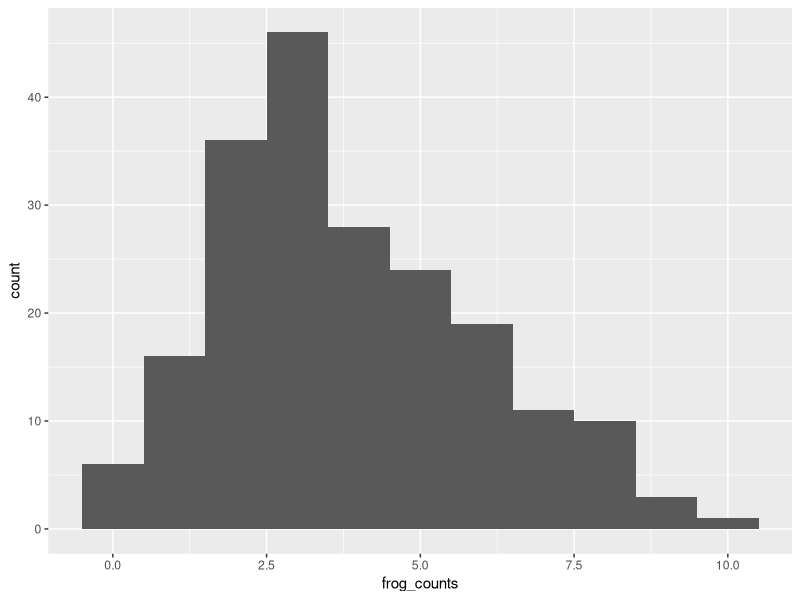
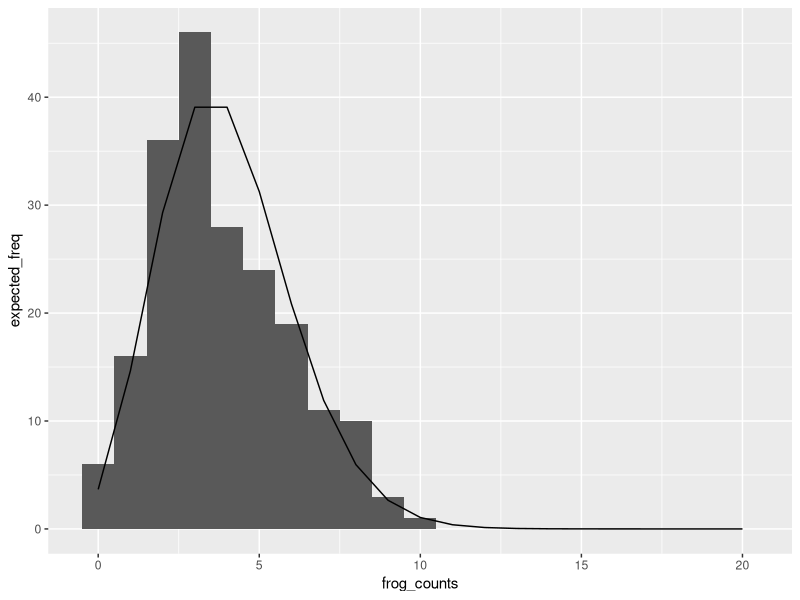
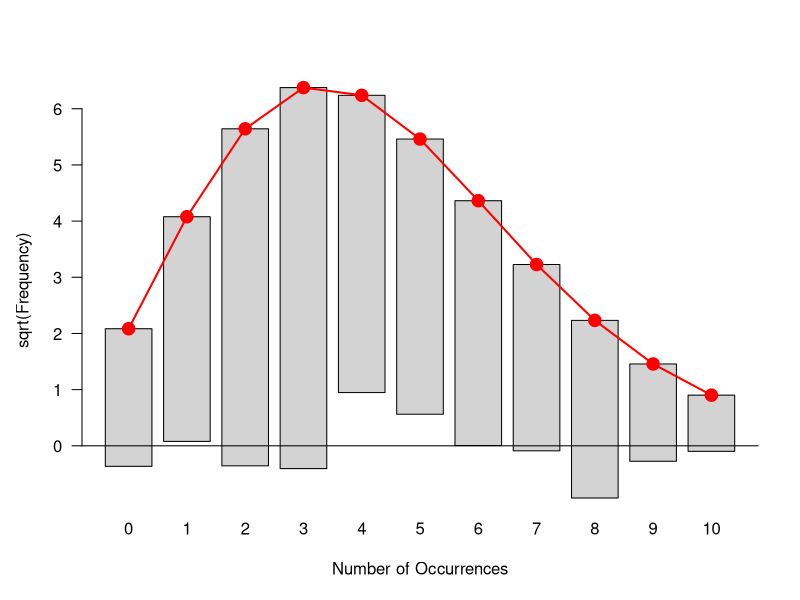

Here is the R script that generated these plots, in order:
## ---- chunk 1
library(tidyverse)
## ---- chunk 2
set.seed(51) # set a seed for reproducibility
frog_counts <-rpois(n = 200, lambda = 4)
frog_sizes <- rnorm(n = 200, mean = 7, sd = 2)
frog_counts_different_lakes <- rnbinom(n=200, size=2, mu=4)  
## ---- chunk 3
data.frame(frog_counts) %>% 
  ggplot(aes(x=frog_counts))+
  geom_histogram(binwidth=1)
## ---- chunk 4
counts <- 0:20
expected_freq <- dpois(counts, lambda = 4) * length(frog_counts) 
## ---- chunk 5
data.frame(frog_counts) %>% 
  ggplot(aes(x=frog_counts))+
  geom_histogram(binwidth=1)+
  geom_line(data=data.frame(counts,expected_freq), aes(counts,expected_freq))
## ---- chunk 6
library(vcd)
my_fit <- goodfit(frog_counts,"poisson")
my_fit$par
plot(my_fit)
## ---- chunk 7
set.seed(51) # set a seed for reproducibility
frog_counts_different_lakes <- rnbinom(n=200, size=2, mu=4)  
## ---- chunk 8
set.seed(51) # set a seed for reproducibility
frog_counts_different_lakes <- rnbinom(n=200, size=2, mu=4)  
